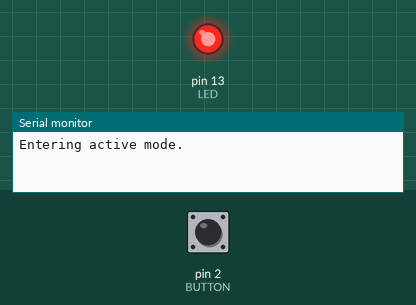
Recording of a sketch running on a simulated Arduino Mega 2560, built with avr-gcc and run on an emulated ATmega2560. Shown: output pins drawn as LEDs (lit = HIGH), the last lines printed to the serial monitor. The test bench sets the inputs (shaded band); at power-on: pin 2 (BUTTON) HIGH. Sleep ends after the set time or at an interrupt.

Above: at 0.2 s.
At 8.8 s:
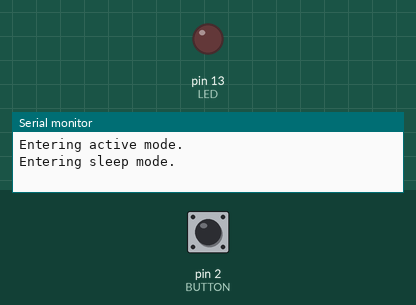
Timing chart, 0 to 17.2 s (numbered marks = the images above):
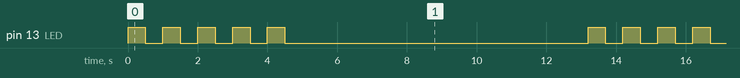

Measured:
- by itself, pin 13 (LED): repeats every 13.2 s: 4 × (LOW 0.50 s, HIGH 0.50 s), LOW 8.7 s, HIGH 0.50 s
- by itself, everything shown: repeats every 13.2 s, in 10 steps

The sketch:

sketch.ino
```cpp
/**
 * @file sketch.ino
 * @brief Simulation code for sleep mode operation on an Arduino Mega.
 *
 * This simulation demonstrates sleep mode using a low-power state (power-down) on an Arduino Mega.
 * The simulation blinks an LED, then enters sleep mode where it can be woken by either a button press
 * or a watchdog timer timeout. This code is designed for use with the Wokwi simulation platform.
 */

#include <avr/sleep.h>
#include <avr/wdt.h>
#include <avr/interrupt.h>

/**
 * @brief Arduino digital pin connected to the LED.
 */
const int LED = 13;

/**
 * @brief Arduino digital pin connected to the button.
 */
const int BUTTON = 2;

/**
 * @brief Flag used to control sleep state.
 *
 * When set to true, the main sleep loop continues.
 * It is cleared by an interrupt (from the watchdog or the button) to exit sleep mode.
 */
volatile bool nothing = true;

/**
 * @brief Flag indicating that the wake-up was triggered by a button interrupt.
 */
volatile bool wakeUpButton = false;

/**
 * @brief Flag indicating that the wake-up was triggered by the watchdog timer.
 */
volatile bool wakeUpTimer = false;

/**
 * @brief Arduino setup function.
 *
 * Configures the LED as an output and the button as an input with an internal pull-up resistor.
 * Attaches an external interrupt to the button (triggered on falling edge) and sets the sleep mode
 * to power-down. Serial communication is started for logging purposes.
 */
void setup() {
    pinMode(LED, OUTPUT);
    pinMode(BUTTON, INPUT_PULLUP);
    attachInterrupt(digitalPinToInterrupt(BUTTON), wakeUpFromButton, FALLING);
    set_sleep_mode(SLEEP_MODE_PWR_DOWN);
    Serial.begin(9600);
}

/**
 * @brief Arduino main loop function.
 *
 * Blinks the LED a number of times before entering sleep mode.
 * After the sleep mode, the function checks which wake-up flag was set and reports the event via serial.
 */
void loop() {
    // Blink the LED 5 times
    Serial.println("Entering active mode.");
    for (int i = 0; i < 5; i++) {
        digitalWrite(LED, HIGH);
        delay(500);
        digitalWrite(LED, LOW);
        delay(500);
    }

    // Ensure LED is off and prepare for sleep mode
    digitalWrite(LED, LOW);
    Serial.println("Entering sleep mode.");

    // Reset wake-up flags before entering sleep
    wakeUpButton = false;
    wakeUpTimer = false;

    // Enter sleep mode until an interrupt occurs
    enterSleep();

    // Upon wake-up, indicate the source of the wake-up
    if (wakeUpButton) {
        Serial.println("Woken up by button interrupt.");
    }
    else if (wakeUpTimer) {
        Serial.println("Woken up by the Watchdog timer.");
    }
}

/**
 * @brief Enters sleep mode.
 *
 * Configures the Arduino to enter the power-down sleep mode.
 * The watchdog timer is set up to allow waking up from sleep after a specified timeout.
 * The function remains in sleep until an interrupt (either from the watchdog or a button press)
 * sets the 'nothing' flag to false.
 */
void enterSleep() {
    set_sleep_mode(SLEEP_MODE_PWR_DOWN);

    // Disable interrupts to ensure a stable setup for sleep
    noInterrupts();
    nothing = true;
    setupWatchdog();  // Configure the Watchdog timer
    sleep_enable();   // Enable sleep mode
    interrupts();     // Re-enable interrupts

    // Sleep until an interrupt changes the state of 'nothing'
    while (nothing) {
        sleep_cpu();
    }

    sleep_disable();  // Disable sleep mode after waking up
}

/**
 * @brief Sets up the Watchdog Timer.
 *
 * Configures the watchdog timer with an 8-second timeout using the WDP3 and WDP0 bits.
 * The watchdog timer is set in interrupt mode to wake the Arduino from sleep without resetting it.
 * Global interrupts are disabled during configuration to ensure safe setup.
 */
void setupWatchdog() {
    cli();       // Disable global interrupts
    wdt_reset(); // Reset the watchdog timer

    // Set watchdog change enable, then configure for 8-second timeout with interrupt enabled
    // Note: The configuration uses WDP3 and WDP0 bits to achieve an 8-second timeout.
    WDTCSR = (1 << WDCE) | (1 << WDE);
    WDTCSR = (1 << WDIE) | (1 << WDP3) | (1 << WDP0);

    sei();       // Re-enable global interrupts
}

/**
 * @brief Watchdog Timer Interrupt Service Routine.
 *
 * This ISR is called when the watchdog timer times out.
 * It clears the sleep control flag ('nothing') and sets the wakeUpTimer flag.
 */
ISR(WDT_vect) {
    nothing = false;
    wakeUpTimer = true;
}

/**
 * @brief External Interrupt Service Routine for the button press.
 *
 * This function is attached to the external interrupt associated with the button.
 * When the button is pressed (detected on the falling edge), this function is executed.
 * It clears the sleep control flag ('nothing') and sets the wakeUpButton flag.
 */
void wakeUpFromButton() {
    nothing = false;
    wakeUpButton = true;
}
```
